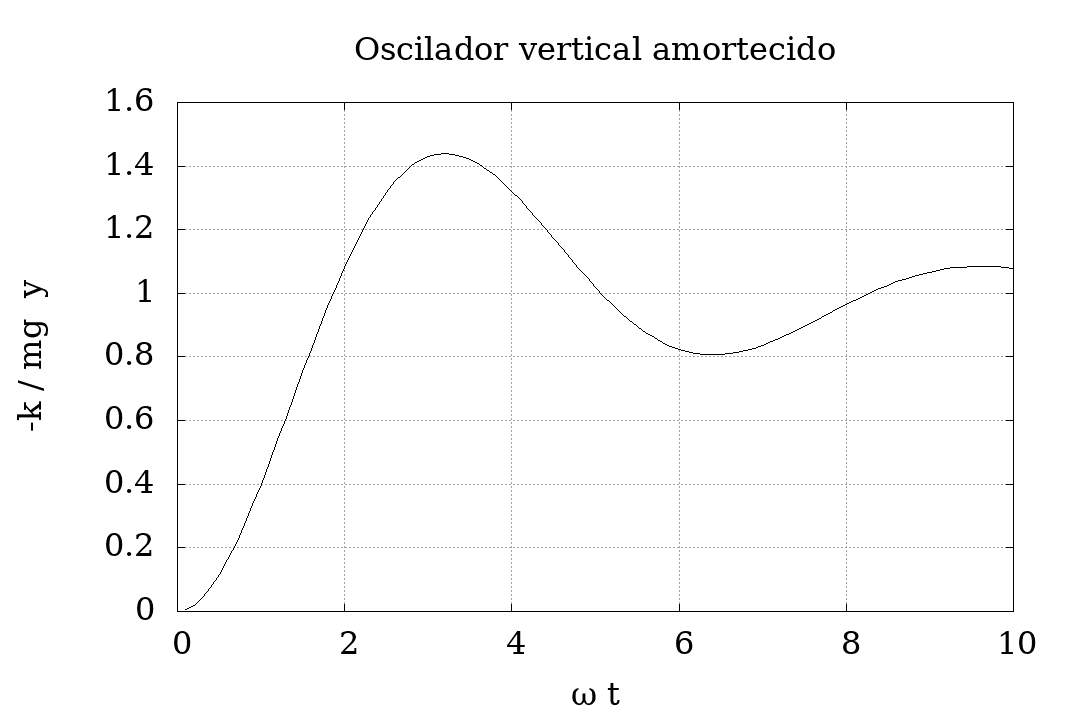

This chart was generated by the following gnuplot code:
#!/usr/bin/env gnuplot

set term png size 1080, 720 font 'serif,24' enhanced;
set encoding utf8
set output 'oscilador.png';
set grid;
set key off;
set title 'Oscilador vertical amortecido';
set xlabel 'ω t';
set xrange [0:10]
set ylabel '-k / mg  y';
plot 'oscilador.dat' u 1:2 w l lc rgb 'black'

set output 'oscilador_PS.png';
unset xrange;
set xlabel 'Q';
set ylabel 'P';
plot 'oscilador.dat' u 2:3 w l lc rgb 'black'

exit
